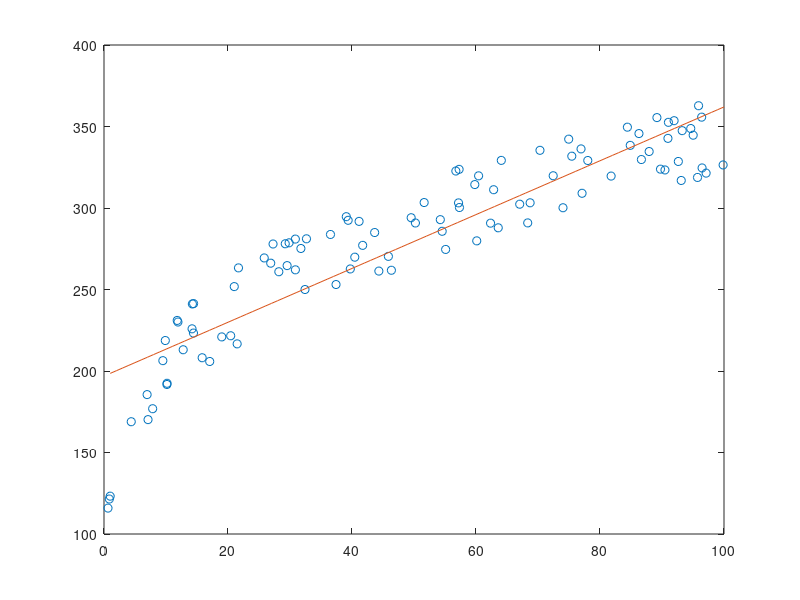

Here is the MATLAB script that generated this plot:
clear;
sz=100;
x=rand(sz,1).*100;
y=sqrt(sqrt(x)).*100+rand(sz,1).*50;
plot(x,y,'o');
x=[ones(sz,1) x];
hold on
theta=[0;0];
theta=pinv(x'*x)*x'*y;
temp2=[1:sz];
temp=[ones(sz,1),temp2'];
ans=temp*theta;
plot(temp2,ans);